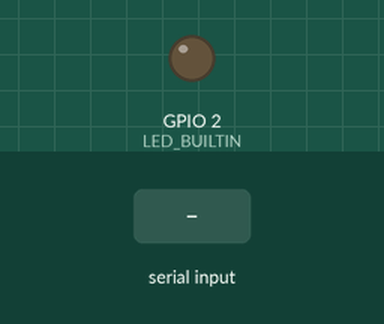
Simulated run of this sketch. Board: ESP32. Shown: output pins drawn as LEDs (lit = HIGH). The inputs (shaded band) are chosen by the test bench. What the sketch prints to the serial monitor is not drawn.

Above: at 1.2 s.
1.3 s: "PING\n" received over Serial
Timing chart, 0 to 4.3 s (numbered marks = the images above; inputs shaded):
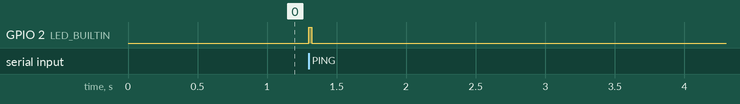

Measured:
- after the input at 1.3 s, GPIO 2 (LED_BUILTIN): LOW → HIGH at once, → LOW 0.02 s later

The sketch:

target_pcb_sample_firmware.ino
```cpp
/*
 * ==============================================================================
 * LOF TITAN S3 - TARGET TEST PCB COMPANION FIRMWARE (SAMPLE)
 * ==============================================================================
 * Upload this sketch to the Target PCB under test (or a 2nd ESP32 acting as the DUT).
 *
 * HARDWIRED UART CONNECTIONS (Link 2):
 * - Target PCB RX (e.g. GPIO 16 on standard ESP32, or RX pin on MCU) <- Test Rig TX (GPIO 17)
 * - Target PCB TX (e.g. GPIO 17 on standard ESP32, or TX pin on MCU) -> Test Rig RX (GPIO 18)
 * - Common GND connected between both boards
 *
 * BEHAVIOR:
 * - Listens for incoming commands from the Test Rig:
 *     {"cmd":"PING","from":"TEST_RIG"}
 * - Responds immediately with:
 *     {"resp":"PONG","status":"DUT_OK","device":"LOF_TITAN_S3_DUT"}
 * ==============================================================================
 */

#include <Arduino.h>

// If using a 2nd ESP32 as DUT, use Serial2 or Serial (depending on your board setup)
#define DUT_UART_BAUD 115200

// Define onboard LED pin (many ESP32 board packages do not define LED_BUILTIN)
#ifndef LED_BUILTIN
  #define LED_BUILTIN 2 // Standard ESP32 onboard blue LED is on GPIO 2
#endif

#if defined(ESP32)
  HardwareSerial RigUart(2);
  #define DUT_RX_PIN 16 // DUT RX <- Test Rig TX (17)
  #define DUT_TX_PIN 17 // DUT TX -> Test Rig RX (18)
#endif

void setup() {
  Serial.begin(DUT_UART_BAUD);

#if defined(ESP32)
  RigUart.begin(DUT_UART_BAUD, SERIAL_8N1, DUT_RX_PIN, DUT_TX_PIN);
#endif

  pinMode(LED_BUILTIN, OUTPUT);
  digitalWrite(LED_BUILTIN, LOW);
}

void processIncomingCommand(String cmd) {
  cmd.trim();
  if (cmd.length() == 0) return;

  if (cmd.indexOf("PING") >= 0) {
    // Flash LED on handshake
    digitalWrite(LED_BUILTIN, HIGH);

    String pongReply = "{\"resp\":\"PONG\",\"status\":\"DUT_OK\",\"device\":\"LOF_TITAN_S3_DUT\"}";
    Serial.println(pongReply);
#if defined(ESP32)
    RigUart.println(pongReply);
#endif

    delay(20);
    digitalWrite(LED_BUILTIN, LOW);
  }
}

void loop() {
  // Listen on USB/Primary Serial
  if (Serial.available()) {
    String cmd = Serial.readStringUntil('\n');
    processIncomingCommand(cmd);
  }

#if defined(ESP32)
  // Listen on Hardware Serial2 (connected to Test Rig)
  if (RigUart.available()) {
    String cmd = RigUart.readStringUntil('\n');
    processIncomingCommand(cmd);
  }
#endif
}
```
